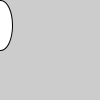
Frame 1 (no input)
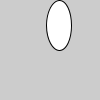
Frame 60 (the mouse pressed at the canvas centre just before this capture)
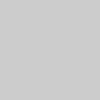
Frame 120 (the mouse held since frame 60 and released just before this capture)

The Processing sketch that drew these frames (run headless with seeded random() and noise(); from frame 60 on, the mouse is pressed at the canvas centre):

// Processing sketch: BKmtPP2_1_temp
// ── BKmtPP2_1_temp.pde
//1. Declare variables
float y = 0.0;
float x = 0.0;

//2. Set display size
void setup() {
  size(100,100);
}

//3. Draw shape. Increase increment
void draw() {
  background (204);
  ellipse(x,25,25,50);{
    x=x+1;
  }
  //Shape
  //Increment step size (add value to variable)
  }
